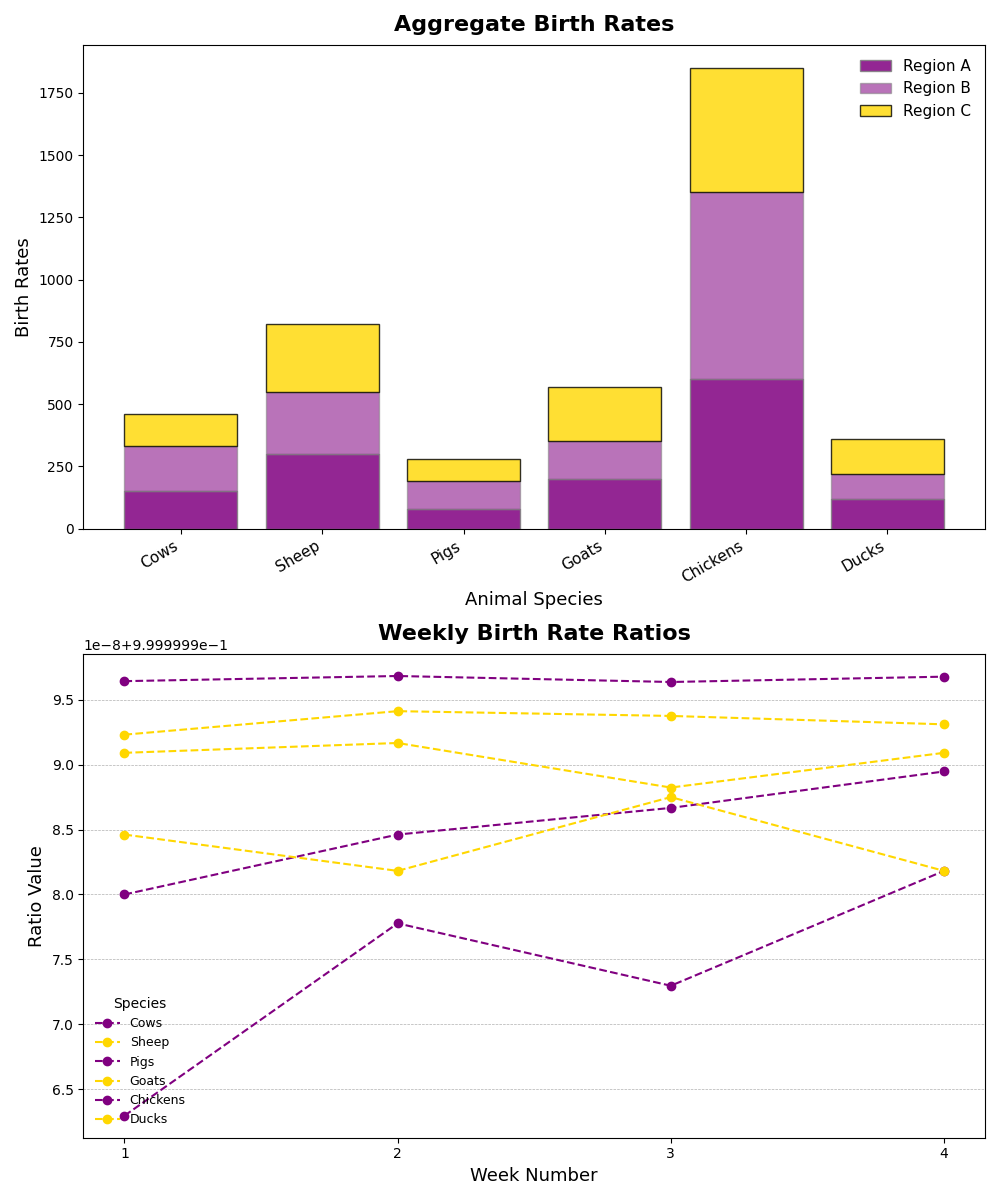

This chart was generated by the following Python code:
import matplotlib.pyplot as plt
import numpy as np

species = ['Cows', 'Sheep', 'Pigs', 'Goats', 'Chickens', 'Ducks']
birth_rates_A = np.array([150, 300, 80, 200, 600, 120])
birth_rates_B = np.array([180, 250, 110, 150, 750, 100])
birth_rates_C = np.array([130, 270, 90, 220, 500, 140])

weeks = np.arange(1, 5)

weekly_birth_rates_A = np.array([
    [30, 70, 15, 50, 150, 30],
    [35, 80, 20, 55, 160, 25],
    [40, 75, 18, 45, 140, 35],
    [45, 75, 27, 50, 150, 30]
])

weekly_birth_rates_C = np.array([
    [20, 60, 12, 60, 130, 35],
    [30, 90, 25, 65, 155, 30],
    [35, 85, 19, 40, 135, 45],
    [50, 70, 28, 60, 160, 25]
])

birth_rate_ratio = (weekly_birth_rates_A + weekly_birth_rates_C) / (weekly_birth_rates_A + weekly_birth_rates_C + 1e-6)

fig, axs = plt.subplots(2, figsize=(10, 12))

colors = ['purple', 'gold']

# Total Birth Rates
axs[0].bar(species, birth_rates_A, color=colors[0], edgecolor='gray', alpha=0.85, label='Region A')
axs[0].bar(species, birth_rates_B, color=colors[0], edgecolor='gray', alpha=0.55, label='Region B', bottom=birth_rates_A)
axs[0].bar(species, birth_rates_C, color=colors[1], edgecolor='black', alpha=0.8, label='Region C', bottom=birth_rates_A + birth_rates_B)
axs[0].set_title('Aggregate Birth Rates', fontsize=16, fontweight='bold', pad=10)
axs[0].set_xlabel('Animal Species', fontsize=13)
axs[0].set_ylabel('Birth Rates', fontsize=13)
axs[0].legend(loc='best', fontsize=11, frameon=False)
axs[0].set_xticks(np.arange(len(species)))
axs[0].set_xticklabels(species, rotation=30, ha='right', fontsize=11)

# Weekly Birth Rates Ratio
for i in range(len(species)):
    axs[1].plot(weeks, birth_rate_ratio[:, i], marker='o', linestyle='--', color=colors[i % 2])
axs[1].set_title('Weekly Birth Rate Ratios', fontsize=16, fontweight='bold', pad=10)
axs[1].set_xlabel('Week Number', fontsize=13)
axs[1].set_ylabel('Ratio Value', fontsize=13)
axs[1].legend(species, title='Species', fontsize=9, loc='lower left', frameon=False)
axs[1].set_xticks(weeks)
axs[1].grid(axis='y', linestyle='--', linewidth=0.5)

plt.tight_layout()
plt.show()
